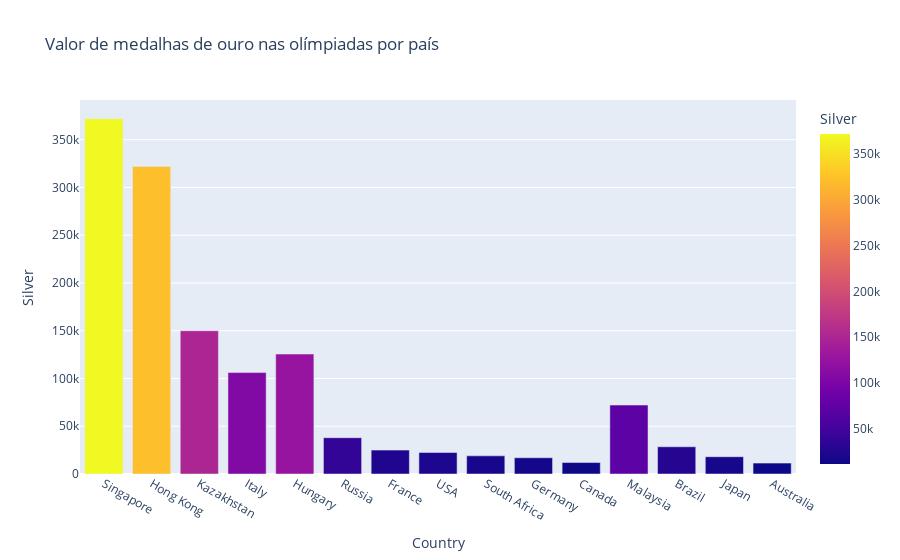

This figure's notebook cell:
### Code cell
medals = px.bar(df[:15], x='Country', y='Silver', title='Valor de medalhas de ouro nas olímpiadas por país', color='Silver')
medals.show()

### Figure 1 — Plotly figure (JSON) as saved in the notebook; plotly's stock layout.template omitted (floating-point values rounded to 4 significant figures)
{"data": [{"alignmentgroup": "True", "hovertemplate": "Country=%{x}<br>Silver=%{marker.color}<extra></extra>", "legendgroup": "", "marker": {"color": [372000, 322000, 150000, 106200, 125600, 38000, 25000, 22500, 19000, 17000, 12000, 72200, 28500, 18100, 11400], "coloraxis": "coloraxis"}, "name": "", "offsetgroup": "", "orientation": "v", "showlegend": false, "textposition": "auto", "type": "bar", "x": ["Singapore", "Hong Kong", "Kazakhstan", "Italy", "Hungary", "Russia", "France", "USA", "South Africa", "Germany", "Canada", "Malaysia", "Brazil", "Japan", "Australia"], "xaxis": "x", "y": [372000, 322000, 150000, 106200, 125600, 38000, 25000, 22500, 19000, 17000, 12000, 72200, 28500, 18100, 11400], "yaxis": "y"}], "layout": {"barmode": "relative", "coloraxis": {"colorbar": {"title": {"text": "Silver"}}, "colorscale": [[0, "#0d0887"], [0.1111, "#46039f"], [0.2222, "#7201a8"], [0.3333, "#9c179e"], [0.4444, "#bd3786"], [0.5556, "#d8576b"], [0.6667, "#ed7953"], [0.7778, "#fb9f3a"], [0.8889, "#fdca26"], [1, "#f0f921"]]}, "legend": {"tracegroupgap": 0}, "title": {"text": "Valor de medalhas de ouro nas olímpiadas por país"}, "xaxis": {"anchor": "y", "domain": [0, 1], "title": {"text": "Country"}}, "yaxis": {"anchor": "x", "domain": [0, 1], "title": {"text": "Silver"}}}}
